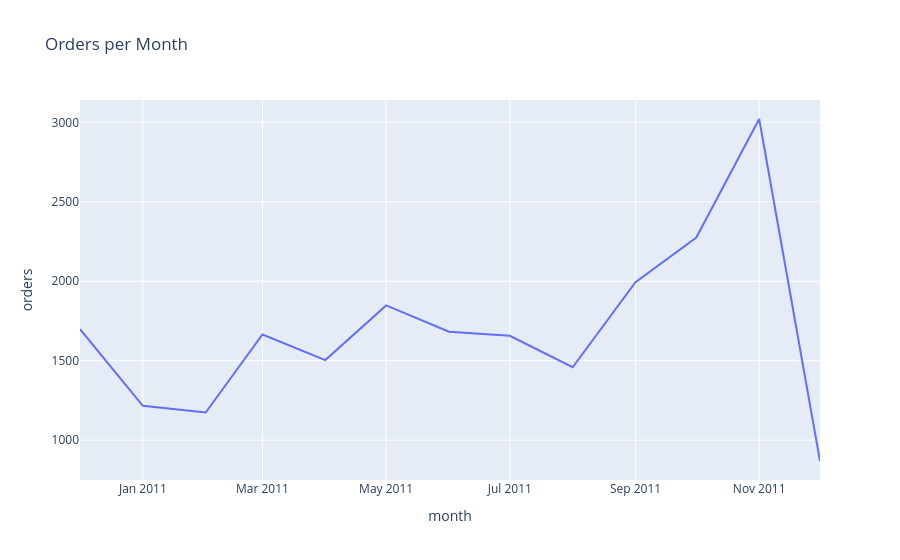

Write notebook code for a chart like this one.
### Code cell
fig_order_month = px.line(df_order_month, x='month', y='orders', title='Orders per Month')
fig_order_month.write_html("C:/Users/Decss/Desktop/SQL-övning/Analysis/HTML/monthly_orders.html",
    include_plotlyjs='cdn')
fig_order_month.show()

### Figure 1 — Plotly figure (JSON) as saved in the notebook; plotly's stock layout.template omitted (floating-point values rounded to 4 significant figures)
{"data": [{"hovertemplate": "month=%{x}<br>orders=%{y}<extra></extra>", "legendgroup": "", "line": {"color": "#636efa", "dash": "solid"}, "marker": {"symbol": "circle"}, "mode": "lines", "name": "", "orientation": "v", "showlegend": false, "type": "scatter", "x": ["2010-12-01T00:00:00.000000", "2011-01-01T00:00:00.000000", "2011-02-01T00:00:00.000000", "2011-03-01T00:00:00.000000", "2011-04-01T00:00:00.000000", "2011-05-01T00:00:00.000000", "2011-06-01T00:00:00.000000", "2011-07-01T00:00:00.000000", "2011-08-01T00:00:00.000000", "2011-09-01T00:00:00.000000", "2011-10-01T00:00:00.000000", "2011-11-01T00:00:00.000000", "2011-12-01T00:00:00.000000"], "xaxis": "x", "y": [1699, 1216, 1174, 1665, 1504, 1848, 1683, 1657, 1459, 1994, 2275, 3021, 869], "yaxis": "y"}], "layout": {"legend": {"tracegroupgap": 0}, "title": {"text": "Orders per Month"}, "xaxis": {"anchor": "y", "domain": [0, 1], "title": {"text": "month"}}, "yaxis": {"anchor": "x", "domain": [0, 1], "title": {"text": "orders"}}}}
